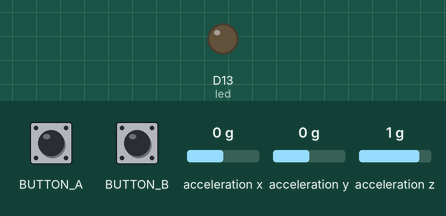
Recording of a program running on a simulated Circuit Playground running CircuitPython. On the bench: output pins drawn as LEDs (lit = HIGH). Inputs (shaded band) come from the test bench; at power-on: acceleration x 0 g, acceleration y 0 g, acceleration z 1 g. USB keyboard and mouse output is not drawn; what the program prints to the serial console is not drawn.

Above: at 1.2 s.
1.3 s: button A pressed for 0.15 s
At 1.41 s:
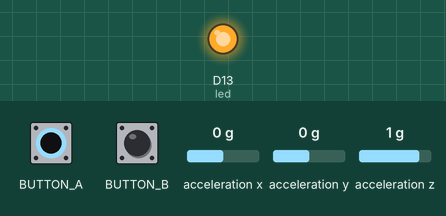
3.0 s: button A pressed for 3.2 s
At 7.0 s:
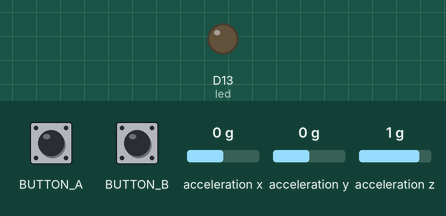
7.7 s: button B pressed for 3.2 s
At 8.6 s:
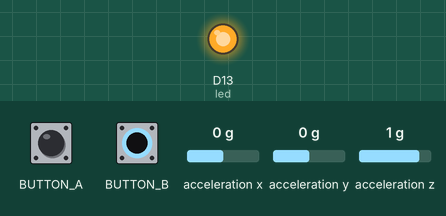
Timing chart, 0 to 12.4 s (numbered marks = the images above; inputs shaded):
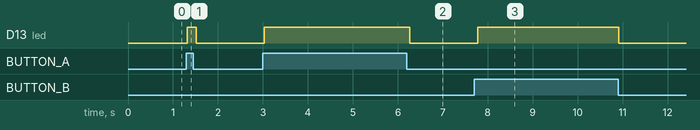

Measured:
- after the input at 1.3 s, D13 (led): LOW → HIGH at once, → LOW 0.20 s later
- after the input at 3.0 s, D13 (led): LOW → HIGH at once, → LOW 3.2 s later
- after the input at 7.7 s, D13 (led): LOW → HIGH after 0.08 s, → LOW 3.1 s later

The program:

mouse.py
```python
# for delay
import time

# for mouse emulation
from adafruit_hid.mouse import Mouse

# the cpx
import board

# buttons
from digitalio import DigitalInOut, Direction, Pull

# accelerometer
import adafruit_lis3dh

# i2c
import busio

# set up the on-board LED
led = DigitalInOut(board.D13)
led.direction = Direction.OUTPUT

# right button
rbutton = DigitalInOut(board.BUTTON_A)
rbutton.direction = Direction.INPUT
rbutton.pull = Pull.DOWN

# left button
lbutton = DigitalInOut(board.BUTTON_B)
lbutton.direction = Direction.INPUT
lbutton.pull = Pull.DOWN

# mouse
mouse = Mouse()

# accelerometer
i2c = busio.I2C(board.ACCELEROMETER_SCL, board.ACCELEROMETER_SDA)
lis3dh = adafruit_lis3dh.LIS3DH_I2C(i2c, address=0x19)
lis3dh.range = adafruit_lis3dh.RANGE_8_G

# infinite loop
while True:

    # if either button is pressed, light up the LED
    if (rbutton.value) or (lbutton.value):  # button is pushed
        led.value = True

        # if it is the right button, emulate right-click
        if rbutton.value:
            mouse.click(Mouse.RIGHT_BUTTON)

        # if left, left-click
        if lbutton.value:
            mouse.click(Mouse.LEFT_BUTTON)
    # otherwise, LED off
    else:
        led.value = False

    # get the acceleration
    x, y, z = lis3dh.acceleration

    # log to plotter
    print((x, y, z))

    # if tilted right, move right
    if (x > 1):
        mouse.move(x=int(x))

    # ... move left
    elif (x < 0):
        mouse.move(x=int(x))

    # up
    if (y > 1):
        mouse.move(y=int(y))

    # down
    elif (y < 0):
        mouse.move(y=int(y))

    # otherwise blank
    else:
        print()

    # tiny delay then loop!
    time.sleep(0.1)
```
